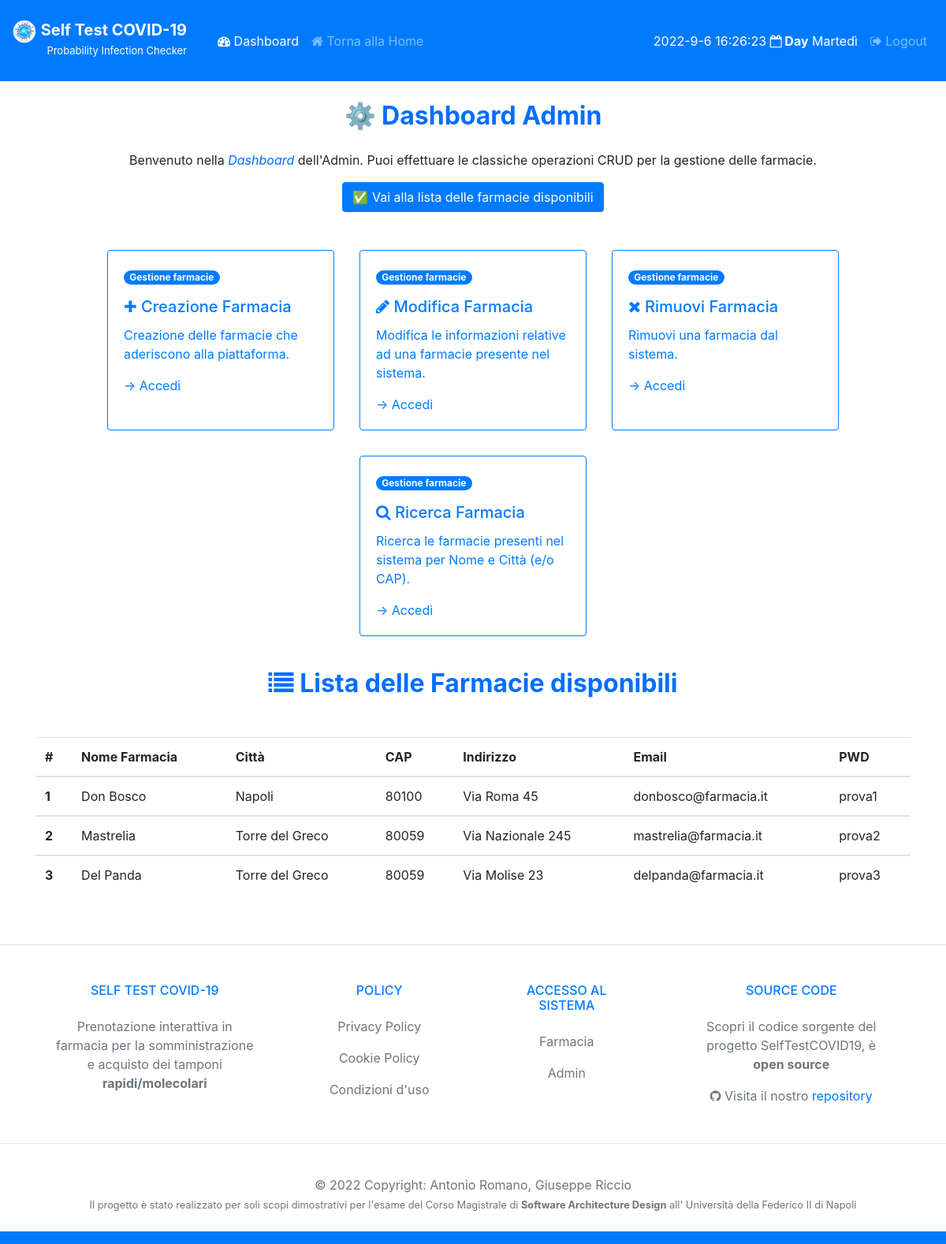
The app's page /dashboardAdmin (signed in), older data.
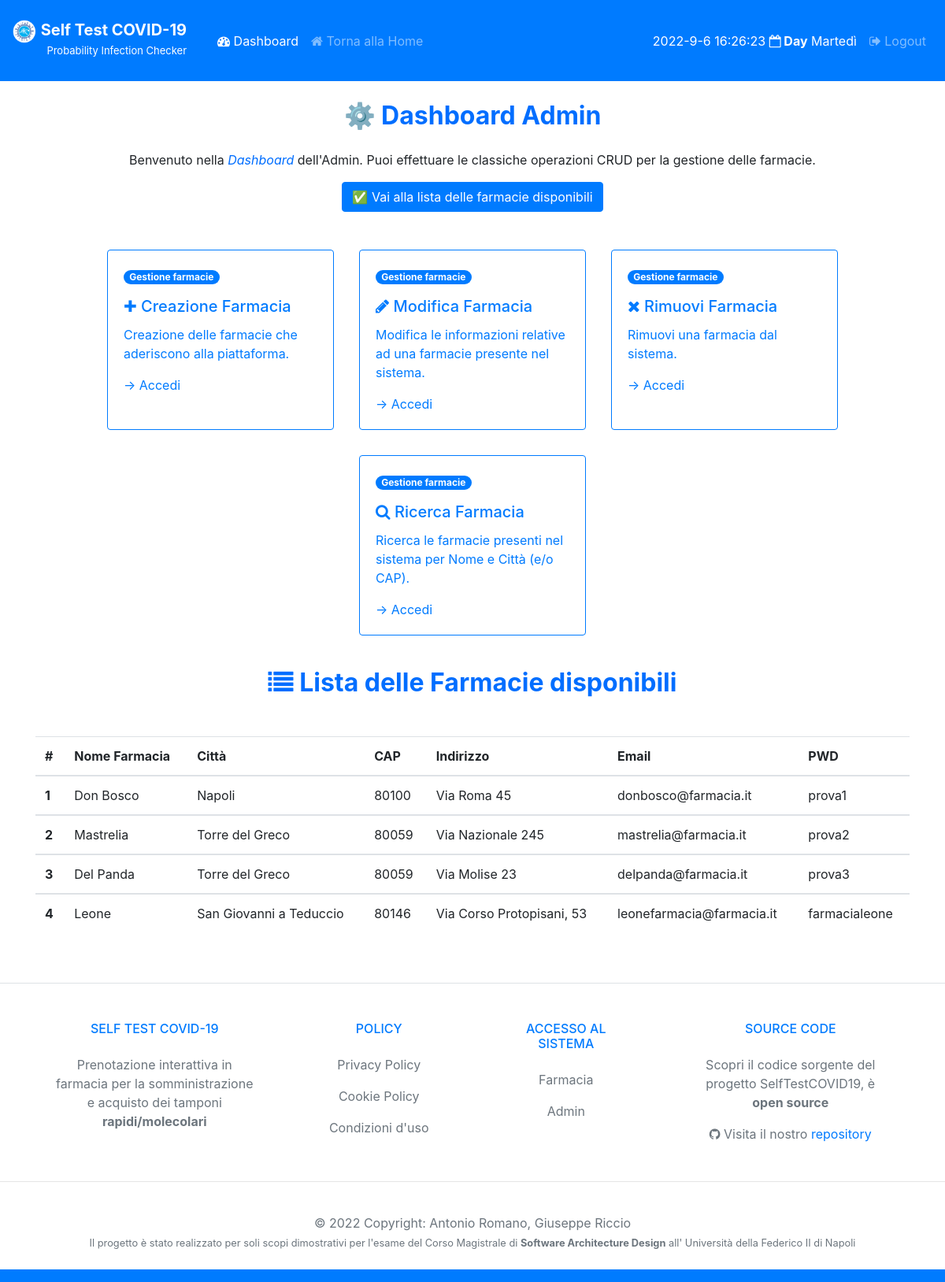
The same page, newer data.
### tables this page shows
CREATE TABLE `Farmacie` (
	ID INTEGER PRIMARY KEY AUTOINCREMENT,
	NomeFarmacia VARCHAR(50),
	Citta VARCHAR(50),
	CAP INT(5),
	Indirizzo VARCHAR(50),
	Email VARCHAR(50),
	PWD VARCHAR(50),
	UNIQUE(NomeFarmacia,Email)
);

### controllers/GestioneFarmaciaController.py (the view)
def dashAdmin():
    msg_error = ""
    if 'loggedin' in session:
        connection = connectDB()
        farmacie = connection.execute('SELECT * FROM Farmacie').fetchall()
        connection.close()
    else:
        return redirect('/loginAdmin')
    return render_template('/AdminView/dashboardAdmin.html', farmacie=farmacie, msg_error = msg_error)

### models/DB.py (called while the page is built)
def connectDB():
    connection = sqlite3.connect('./models/selftestcovid19.db')
    connection.row_factory = sqlite3.Row
    return connection

### templates/AdminView/dashboardAdmin.html (shortened to what the changed rows need)
<!doctype html>
<html lang="it">
<head>
    <link rel="stylesheet" href="https://cdnjs.cloudflare.com/ajax/libs/font-awesome/4.7.0/css/font-awesome.min.css">
    <link rel="stylesheet" href="https://stackpath.bootstrapcdn.com/bootstrap/4.3.1/css/bootstrap.min.css">
</head>
<body>
    <h2 class="text-center" style="margin: 25px;"><b><span style="color: #006eff;">
                &#x2699 Dashboard Admin </span></b></h2>
    <div class="container">
        <center>
            <h2 class="text-center" style="margin: 25px;"><b><span style="color: #006eff;">
                        <i class="fa fa-list" aria-hidden="true"></i> Lista delle Farmacie disponibili </span></b></h2>
            <div class="d-flex justify-content-center mt-5 table-responsive">
                <table class="table">
                    <thead>
                        <tr>
                            <th scope="col">#</th>
                            <th scope="col">Nome Farmacia</th>
                            <th scope="col">Città</th>
                            <th scope="col">CAP</th>
                            <th scope="col">Indirizzo</th>
                            <th scope="col">Email</th>
                            <th scope="col">PWD</th>
                        </tr>
                    </thead>
                    <tbody>
                        {% for farmacia in farmacie %}
                        <tr>
                            <th scope="row">{{ farmacia.ID }}</th>
                            <td>{{ farmacia.NomeFarmacia }}</td>
                            <td>{{ farmacia.Citta }}</td>
                            <td>{{ farmacia.CAP }}</td>
                            <td>{{ farmacia.Indirizzo }}</td>
                            <td>{{ farmacia.Email }}</td>
                            <td>{{ farmacia.PWD }}</td>
                        </tr>
                    </tbody>
                    {% endfor %}
                </table>
            </div>
        </center>
    </div>
</body>
</body>
</html>

Row changes from the older to the newer data that the page shows:
added Farmacie: ID "4", NomeFarmacia "Leone", Citta "San Giovanni a Teduccio", CAP "80146", Indirizzo "Via Corso Protopisani, 53", Email "leonefarmacia@farmacia.it", PWD "farmacialeone"
